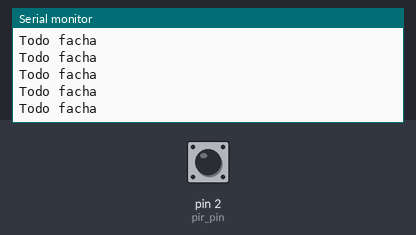
Bench run of a sketch on a simulated Arduino Uno, built with avr-gcc and run on an emulated ATmega328P. On the bench: the last lines printed to the serial monitor. Inputs (shaded band) come from the test bench; at power-on: pin 2 (pir_pin) LOW.

Above: at 1.2 s.
1.3 s: pin 2 (pir_pin) driven HIGH
At 2.1 s:
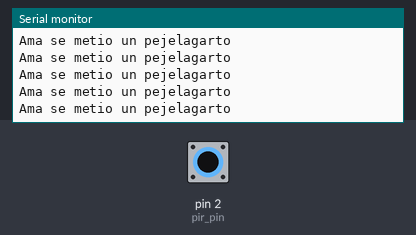
3.2 s: pin 2 (pir_pin) driven LOW
At 4.1 s:
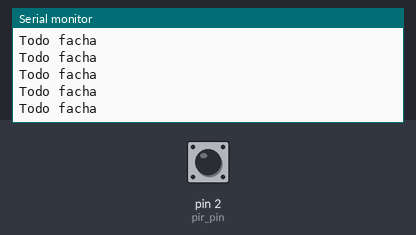
6.2 s: pin 2 (pir_pin) driven HIGH
At 6.7 s:
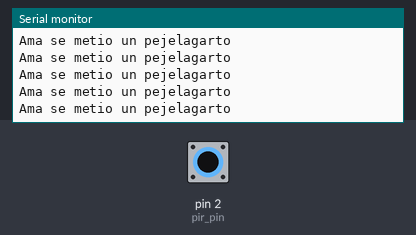
9.2 s: pin 2 (pir_pin) driven LOW
At 10.2 s:
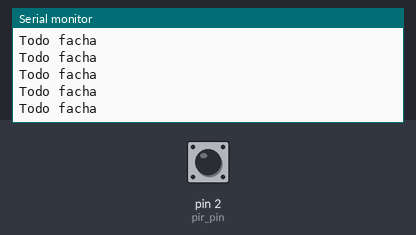
12.2 s: pin 2 (pir_pin) driven HIGH
At 13.2 s:
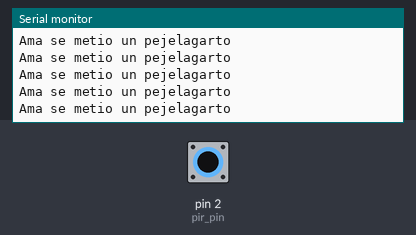

Measured:
- after the input at 1.3 s, the serial monitor: prints a new line after 0.07 s (image 1)

The sketch:

SENSOR_DE_MOVIMIENTO.ino
```cpp
int pir_pin = 2;
int led_pin = 3;


void setup() {
  pinMode(pir_pin, INPUT);
  pinMode(led_pin, INPUT);
  Serial.begin(9600);
}

void loop() {
  if(digitalRead(pir_pin) == HIGH)
  {
    digitalWrite(led_pin, HIGH);
    Serial.println("Ama se metio un pejelagarto");
  }
  else
  {
    digitalWrite(led_pin, LOW);
    Serial.println("Todo facha");
  }
}
```
